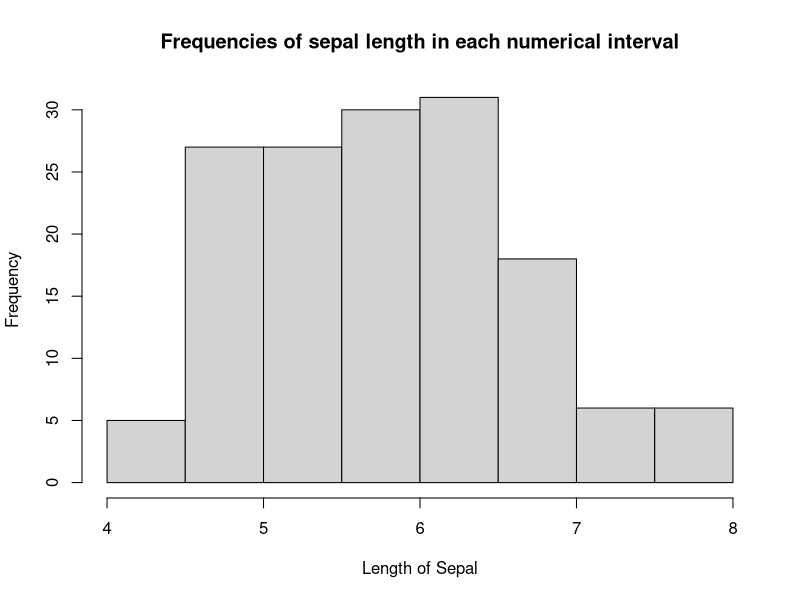
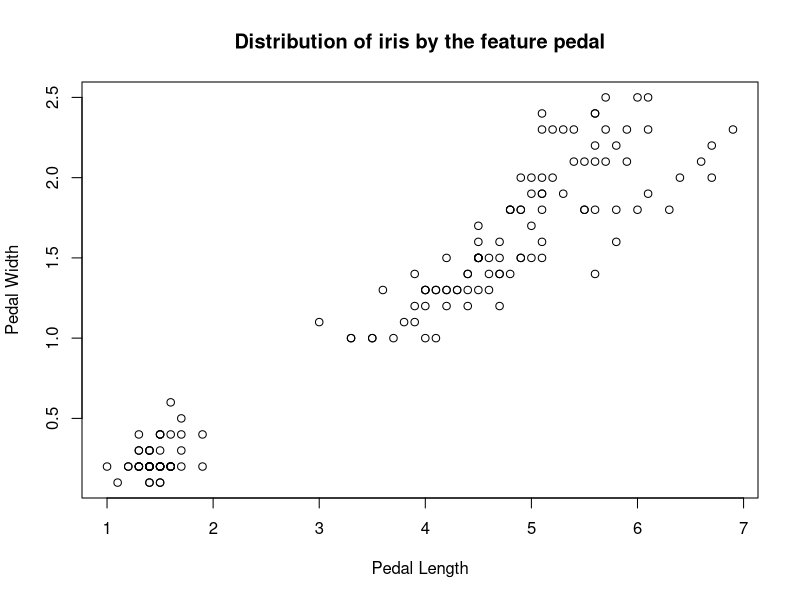
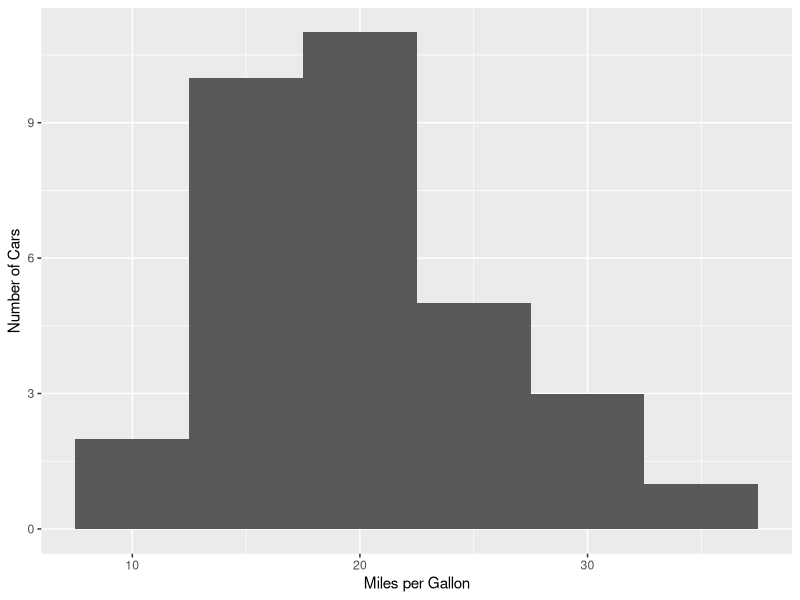
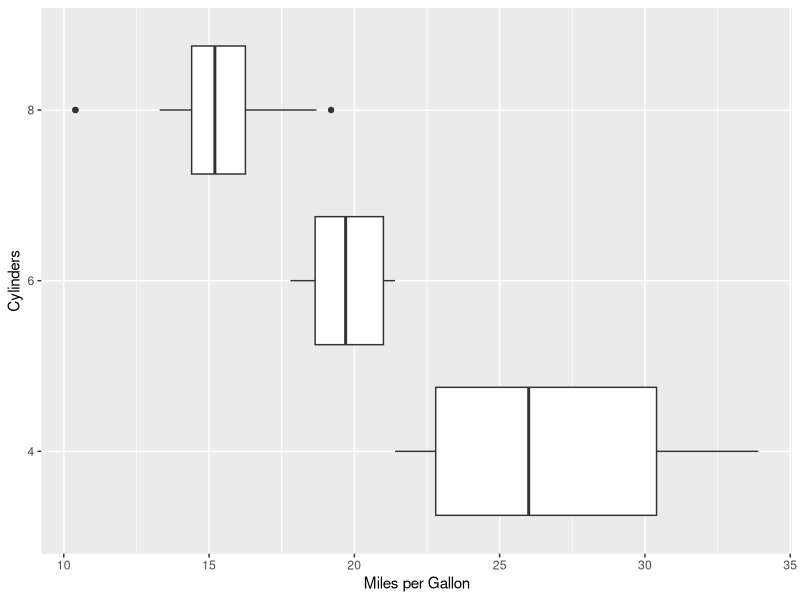
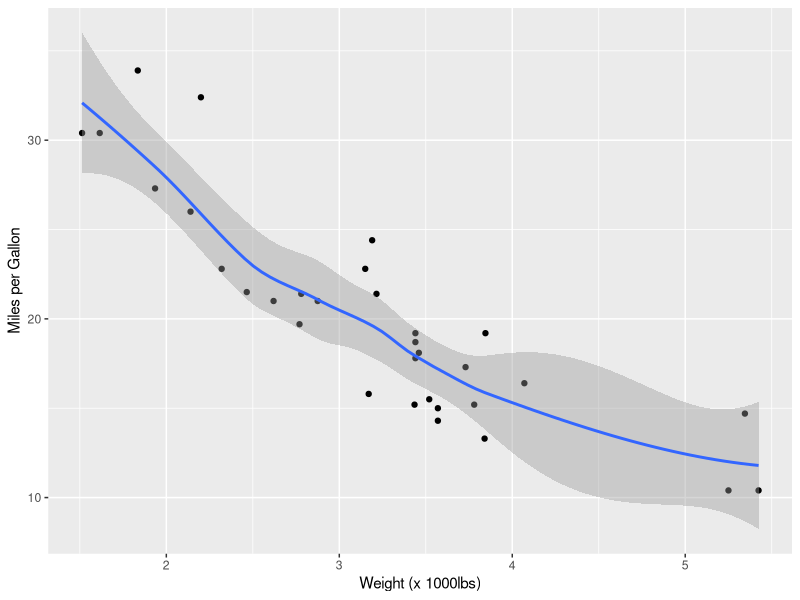

Source code (R) for these figures, in order:
## ---- chunk 1
knitr::opts_chunk$set(echo = TRUE)
## ---- chunk 2

my_mean <- function(x){
  sum <- 0
  size <- length(x)
  for(value in x){
    sum <- sum + value
  }
  
  return(sum/size)
}

## ---- chunk 3

is_greater <- function(x){
  if (length(x) == 4){
      if (x[1] + x[2] > x[3] + x[4]){
        return(x)
      }
      else{
        return(0)
      }
  }
  else{
    return(0)
  }
}

## ---- chunk 4

my_fibonacci <- function(n){
  if(n == 1){
    return(c(1))
  }
  else if(n == 2){
    return(c(1,1))
  }
  else{
    fib <- c(1,1)
    size <- 2
    while (size < n) {
      fib[size + 1] <- fib[size - 1] + fib[size]
      size <- size + 1
    }
    
    return(fib)
  }
}

## ---- chunk 5

m <- matrix(data = 1:16, nrow = 4, ncol = 4, byrow = TRUE)
m
apply_m <- apply(m, 1, my_mean)
apply_m

## ---- chunk 6
max_wind_ozone <- aggregate(cbind(Wind, Ozone) ~ Month, data = airquality, "max")
max_wind_ozone
## ---- chunk 7

authors <- data.frame(surname = c("Tukey", "Venables", "Tierney", "Ripley", "McNeil"), 
    nationality = c("US", "Australia", "US", "UK", "Australia"), stringsAsFactors = FALSE)

books <- data.frame(name = c("Tukey", "Venables", "Tierney", "Ripley", "Ripley", 
    "McNeil", "R Core"), title = c("Exploratory Data Analysis", "Modern Applied Statistics ...", 
    "LISP-STAT", "Spatial Statistics", "Stochastic Simulation", "Interactive Data Analysis", 
    "An Introduction to R"), stringsAsFactors = FALSE)

merge.data.frame(authors, books, by.x = "surname", by.y = "name")

## ---- chunk 8

my_sentence <- "To be, or not to be -- that is the question: Whether 'tis nobler in the mind to suffer  The slings and arrows of outrageous fortune, Or to take arms against a sea of troubles, And by opposing end them. To die -- to sleep -- No more..."
gsub("[T|t]o", 2, my_sentence)

## ---- chunk 9
#data(iris)
head(iris)

hist(iris$Sepal.Length, main = "Frequencies of sepal length in each numerical interval", xlab = "Length of Sepal")

## ---- chunk 10
plot(iris$Petal.Length, y = iris$Petal.Width, main = "Distribution of iris by the feature pedal", xlab = "Pedal Length", 
    ylab = "Pedal Width")
## ---- chunk 11
library(tidyverse)

mtc <- mutate(mtcars,cyl=factor(cyl,ordered=TRUE,levels=c(4,6,8)))
head(mtcars,n=6)

ggplot(mtc,aes(x=mpg)) + geom_histogram(binwidth=5) + xlab('Miles per Gallon')+ylab('Number of Cars') 

## ---- chunk 12

ggplot(mtc,aes(x=cyl,y=mpg)) + geom_boxplot() + xlab('Cylinders') + ylab('Miles per Gallon') + coord_flip()

## ---- chunk 13

ggplot(mtc,aes(x=wt,y=mpg)) + geom_point() + xlab('Weight (x 1000lbs)') + ylab('Miles per Gallon') + geom_smooth()

